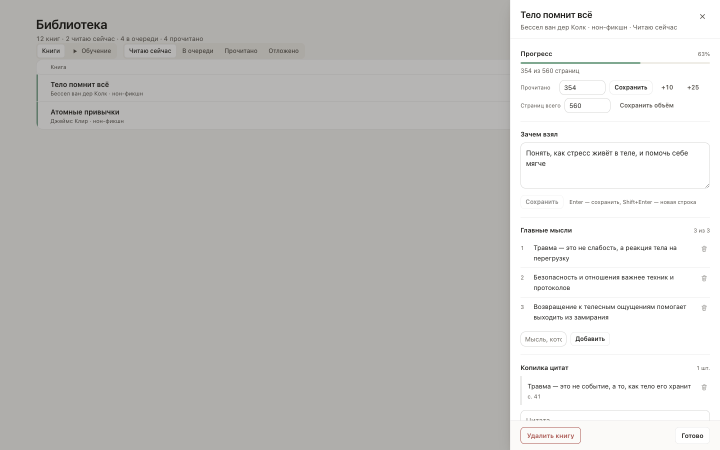
#> input picture studio/shots-v4/t11-library-drawer-1440-light.png, 1440 x 900 px (shown at 1/2 size)
$ python palette.py ../studio/shots-v4/t11-library-drawer-1440-light.png
#> lines starting #> are read from the running program, lines starting #| are printed output that depends on the picture
#!/usr/bin/env python3
"""Extract dominant colors + basic layout stats from design screenshots."""
import sys
from PIL import Image

def analyze(path):
    im = Image.open(path).convert("RGB")
#> im is the input picture: PIL image 1440x900 RGB; mean R, G, B 196.5, 195.7, 193.7
    w, h = im.size
#> w = 1440; h = 900
    small = im.resize((w // 2, h // 2))
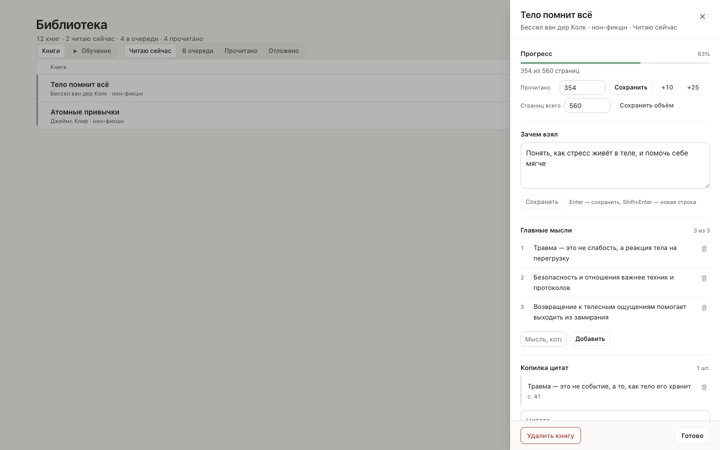
#> small: PIL image 720x450 RGB; mean R, G, B 196.4, 195.7, 193.7
    q = small.quantize(colors=12, method=Image.Quantize.MEDIANCUT)
    pal = q.getpalette()
#> pal = 36 values, max 255 at index 0, min 151 at index 35, mean 198.1
    counts = sorted(q.getcolors(), reverse=True)
#> counts = [(185295, 8), (73443, 0), (31347, 4), (10967, 2), (5892, 10), (5698, 11), (4557, 3), (2681, 9), (2017, 7), (1831, 5), (263, 6), (9, 1)]
    total = sum(c for c, _ in counts)
#> total = 324000
    colors = []
    for cnt, idx in counts:
        r, g, b = pal[idx * 3: idx * 3 + 3]
        colors.append({"hex": f"#{r:02x}{g:02x}{b:02x}", "share": round(cnt / total, 3)})
#> this loop made 12 passes
#> (cnt, idx, r, g, b) on passes 1 to 12: (185295, 8, 175, 174, 171), (73443, 0, 255, 255, 255), (31347, 4, 182, 181, 180), (10967, 2, 254, 255, 254), (5892, 10, 171, 174, 171), (5698, 11, 155, 155, 151), (4557, 3, 236, 235, 234), (2681, 9, 175, 174, 170), (2017, 7, 175, 174, 173), (1831, 5, 180, 178, 176), (263, 6, 176, 174, 171), (9, 1, 255, 255, 254)
#> after the loop, colors = 12 items
    # brightness map: 4x8 grid average luminance
    grid = []
    for gy in range(8):
        row = []
        for gx in range(4):
            box = im.crop((w * gx // 4, h * gy // 8, w * (gx + 1) // 4, h * (gy + 1) // 8))
            px = box.resize((1, 1)).getpixel((0, 0))
            lum = int(0.299 * px[0] + 0.587 * px[1] + 0.114 * px[2])
            row.append(lum)
        grid.append(row)
#> after the loop, grid = [[165, 171, 182, 248], [174, 180, 188, 247], [173, 175, 184, 248], [173, 173, 184, 251], [173, 173, 183, 246], [173, 173, 183, 247], [173, 173, 183, 248], [173, 173, 183, 250]]
    return {"size": [w, h], "colors": colors, "luma_grid": grid}

if __name__ == "__main__":
    for p in sys.argv[1:]:
        print(p)
        print(analyze(p))
